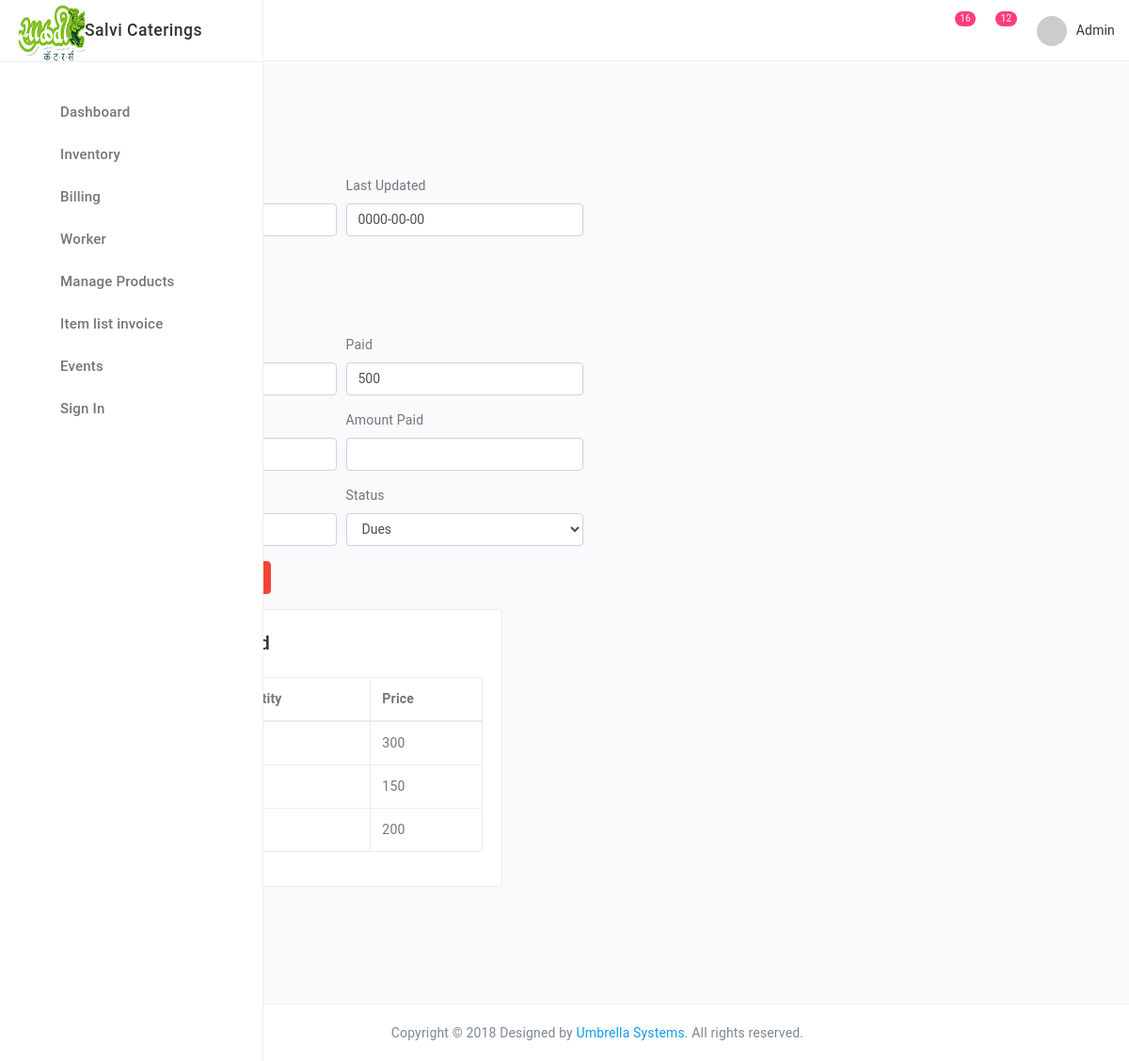
The app's page /stock_details.php?id=47 with its own data.
### tables this page shows
CREATE TABLE `hotel_info` (
  `t_id` int(11) NOT NULL,
  `date` date NOT NULL,
  `subtotal` float NOT NULL,
  `paid` float NOT NULL,
  `total` float NOT NULL,
  `up_dt` date NOT NULL,
  `status` varchar(20) NOT NULL
);

CREATE TABLE `inventory_stock_hotel` (
  `i_id` int(11) NOT NULL,
  `t_id` int(11) NOT NULL,
  `item` varchar(100) NOT NULL,
  `qty` int(11) NOT NULL,
  `unit` varchar(50) NOT NULL,
  `price` int(11) NOT NULL
);

### stock_details.php (the view, shortened to what this page needs)
<?php include 'header.php';
 include "db.php";
$ids=$_GET['id'];
?>
<main class="main-content bgc-grey-100">
        <div id="mainContent">
          <div class="container">
            <h4 class="c-grey-900 mT-10 mB-30">Stock Details</h4>
<div class="row">
            <div class="masonry-item col-md-6">
          <div class="mT-30">
              <form class="form-horizontal" action="" method="POST">
                <div class="form-row"><?php
                      $res = mysqli_query($con,"SELECT * FROM hotel_info where t_id='$ids'");
                      while($row = mysqli_fetch_array($res))
{
$pd = $row['paid'];
$d = $row['total'];
              ?>
                  <div class="form-group col-md-6">
                    <label for="inputEmail4">Date of purchase</label>
                  </div>
                  <div class="form-group col-md-6">
                    <label for="inputEmail4">Last Updated</label>
               <input class="form-control" id="focusedInput" type="text" placeholder="Date" value="<?php echo $row['up_dt']; ?>" name="purchased_date">
                  </div>
                  <div class="form-group col-md-6">
                    <label class="fw-500">Date of Updatation</label>
                      <div class="timepicker-input input-icon form-group">
                        <div class="input-group">
                          <div class="input-group-addon bgc-white bd bdwR-0"><i class="ti-calendar"></i></div>
                        </div>
                      </div>
                    </div>
                       </div>
                <div class="form-row">
                  <div class="form-group col-md-6">
                    <label for="inputEmail4">Total</label>
                  </div>
                  <div class="form-group col-md-6">
                    <label for="inputEmail4">Paid</label>
                  <input class="form-control" id="focusedInput" type="text" name="pay" value="<?php echo $pd; ?>">
                  </div>
                  <div class="form-group col-md-6">
                    <label for="inputEmail4">Pending Amount</label>
                  <input class="form-control" id="dues" type="text" name="dues" value="<?php echo $d ;}?>">
                  </div>
                       <div class="form-group col-md-6">
                    <label for="inputEmail4">Amount Paid</label>
                  <input class="form-control" id="apaid" type="text" name="paid">
                  </div>
                 <div class="form-group col-md-6">
                    <label for="inputEmail4">Pending</label>
                  </div>
                  <div class="form-group col-md-6">
                    <label for="inputEmail4">Status</label>
        <select id="status" class="form-control" data-rel="chosen" name="status">
  <option>Dues</option>
</select>
</div>
<br>
<div class="form-row">
<div class="form-group col-md-6">
  <button type="submit" class="btn cur-p btn-success" name="save">Save changes</button> |<button class="btn cur-p btn-danger">Cancel</button>
</div>
</form>
                       <div class="col-md-12">
            <div class="bgc-white bd bdrs-3 p-20 mB-20">
              <h4 class="c-grey-900 mB-20">Stock Purchased</h4>
              <table class="table table-bordered">
                <thead>
                  <tr>
                    <th scope="col">Item</th>
                    <th scope="col">Quantity</th>
                    <th scope="col">Price</th>
                  </tr>
                </thead>
                <tbody>
               <?php   $result = mysqli_query($con,"SELECT * FROM inventory_stock_hotel where t_id='$ids'");
while($row = mysqli_fetch_array($result))
{
echo "<tr>";
echo "<td>" . $row['item'] . "</td>";
echo "<td>" . $row['qty'] ." ". $row['unit'] . "</td>";
echo "<td>" . $row['price'] . "</td></tr>";
}
?>
                </tbody>
              </table>
            </div>
          </div>
</div>
            </div>
          </div>
        </div>
      </div>
    </main>
  <?php include 'footer.php';?>

### records on screen
hotel_info: purchased_date "0000-00-00", pay "500"
inventory_stock_hotel: price "300"
inventory_stock_hotel: price "150"
inventory_stock_hotel: price "200"

### other values on screen
$cntitem "16"
$cntevent "12"
